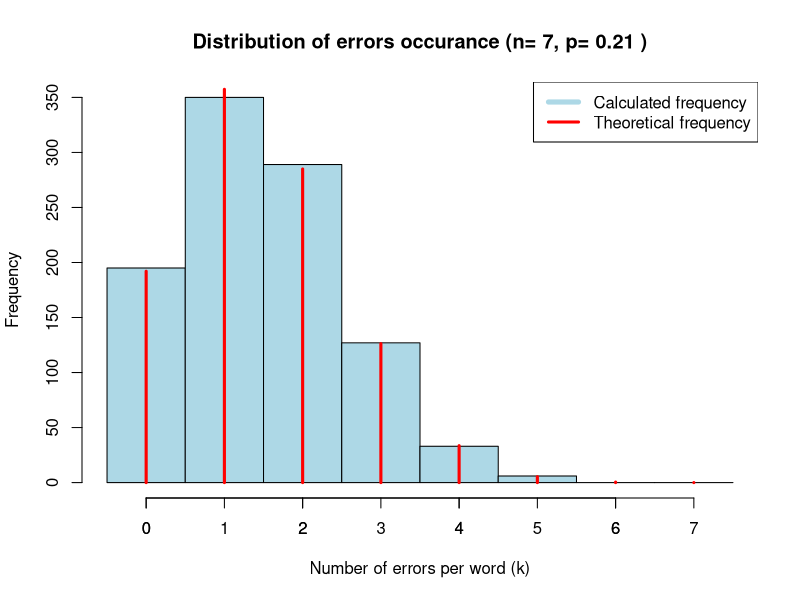
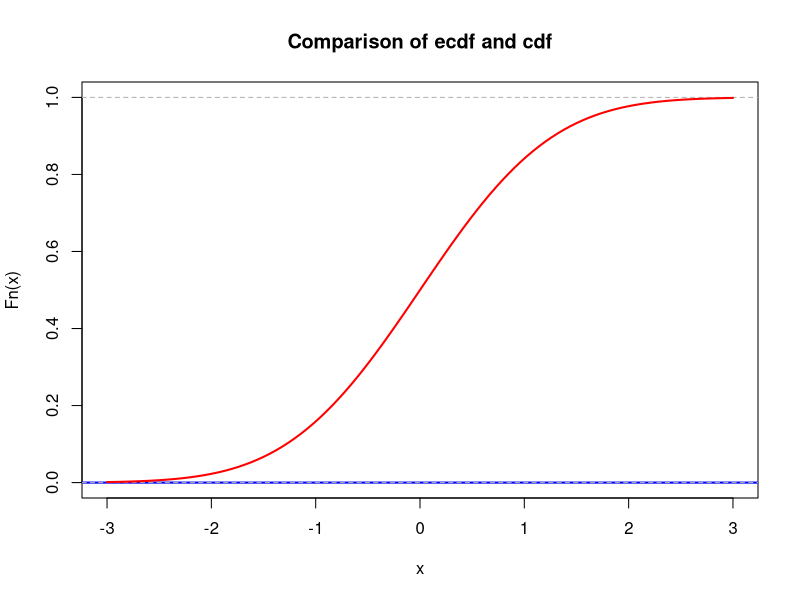
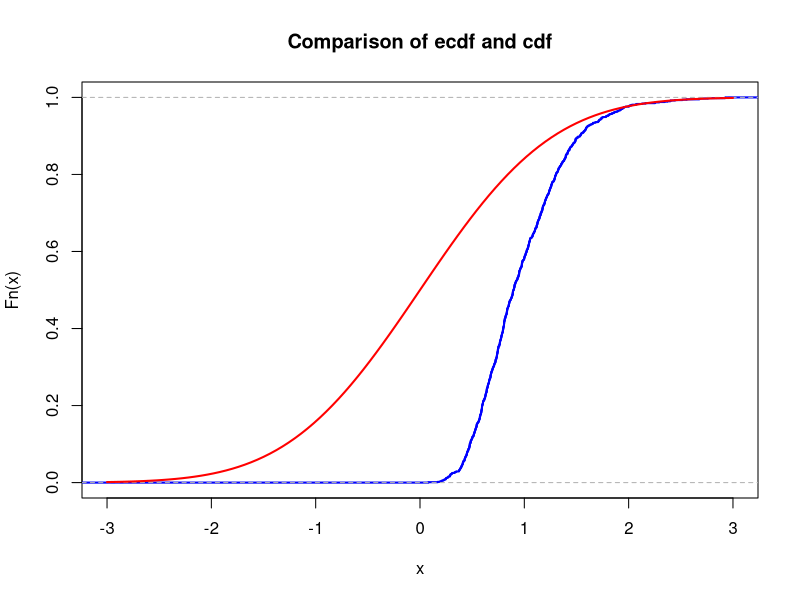

R code for these plots, in order:
## ---- chunk 1
id <- 21
set.seed(id)
p <- id/100
# matrices G and H
G <- matrix(c(1, 1, 1, 0, 0, 0, 0,
		          1, 0, 0, 1, 1, 0, 0,
		          0, 1, 0, 1, 0, 1, 0,
		          1, 1, 0, 1, 0, 0, 1), nrow = 4, byrow = TRUE)
H <- t(matrix(c(1, 0, 1, 0, 1, 0, 1,
		            0, 1, 1, 0, 0, 1, 1,
		            0, 0, 0, 1, 1, 1, 1), nrow = 3, byrow = TRUE))
cat("The matrix G is: \n") 
G  
cat("The matrix H is: \n") 
H
cat("The product GH must be zero: \n")
(G%*%H) %%2
## ---- chunk 2
# generate N messages

message_generator <- function(n) {
  matrix(sample(c(0,1), 4*n, replace = TRUE), nrow = n)
}
N <- 1000
messages <- message_generator(N)
codewords <- (messages %*% G) %% 2
print("Codewords")
codewords[1:10,]
## ---- chunk 3
#### Generate random errors; do not forget that they occur with probability $p$! Next, generate the received messages

# Each massage has 7 bits
total_bits <- N * 7

# Generate random errors matrix
# 1 - there is an error at this bit, 0 - no error
errors <- matrix(
  rbinom(total_bits, size = 1, prob = p), 
  nrow = N, 
  ncol = 7
)
print("Errors")
errors[1:10,]

# Generate the received messages
received <- (codewords + errors) %% 2
print("Received")
received[1:10,]
## ---- chunk 4
# Correction and decoding

corrected_codewords <- received

decode <- function(N) {
  # vector of successes, 1 - success, 0 - fail
  is_success <- rep(0, N)
  for (i in 1:N) {
    r_i <- received[i, ]
    # Calculate  z = r_i %*% H (mod 2)
    z_i <- (r_i %*% H) %% 2
    error_pos <- 0

    # Find Error Position (if there is 1 error - we can find it`s place)
    if (any(z_i != 0)) {
      for (j in 1:7) {
        if (all(z_i == t(H)[, j])) { 
          error_pos <- j
          break
        }
      }

      # Correction
      if (error_pos > 0) {
        corrected_codewords[i, error_pos] <- (corrected_codewords[i, error_pos]+1) %% 2
      }
    } 

    # Extract information bits from the corrected codeword
    r_star <- corrected_codewords[i, ]
    # Decoded message m* = (r3 r5 r6 r7)
    m_star <- r_star[c(3, 5, 6, 7)]

    if (all(m_star == messages[i, ])) {
      is_success[i] <- 1
    }
  }
  return(sum(is_success))
}

successes <- decode(N)
failures <- N - successes
p_hat <- successes / N
p_star_theoretical <- (1 - p)^7 + choose(7, 1) * p * (1 - p)^(6)

successes
p_hat
p_star_theoretical
## ---- chunk 5
CONFIDENCE_LEVEL <- 0.95
MAX_ERROR_E <- 0.03

cat("Results (N=", N, ")\n", sep="")
cat("Theoretical probability (p*):", format(p_star_theoretical, digits = 5), "\n")
cat("Calculated probability :", format(p_hat, digits = 5), "\n")
cat("Difference |p̂ - p*|:", format(abs(p_hat - p_star_theoretical), digits = 5), "\n")


# We calculate ε using formula:
# epsilon = Z_alpha/2 * SE
# this formula uses CLT. Alpha = 1-0.95 = 0.05, alpha/2 = 0.025

# Find Z score of alpha/2 and standart error
Z_score <- qnorm(1 - (1 - CONFIDENCE_LEVEL) / 2) #qnorm(0.975) = 1.96

SE <- sqrt(p_hat * (1 - p_hat) / N)

# Half length of the confidence interval
epsilon <- Z_score * SE

cat("Half-lenght of ε:", format(epsilon, digits = 5), "\n")
cat("Confidence interval (p̂ ± ε): [", format(p_hat - epsilon, digits = 5), 
    ", ", format(p_hat + epsilon, digits = 5), "]\n", sep="")


# Find N for which epsilon <= 0.03 from:
# epsilon = Z*SE = Z* sqrt(p*(1-p*)/N) and from here:
# N = (Z^2 * p*(1-p*)) / epsilon^2

worst_case_p_star_product <- 0.25 # p*(1-p*) max if p*=0.5

N_required <- (Z_score^2 * worst_case_p_star_product) / (MAX_ERROR_E^2)
N_min <- ceiling(N_required)

cat("Minimum N calculation for epsilon <= ", MAX_ERROR_E, " = ", N_min, "\n")
## ---- chunk 6
# Calculated distribution of errors
breaks_vec <- seq(-0.5, 7.5, by = 1)
total_errors_per_codeword <- rowSums(errors) # vector with length N of errorrs number in each message
hist(total_errors_per_codeword,
     breaks = breaks_vec,
     main = paste("Distribution of errors occurance (n= 7, p=", p, ")"),
     xlab = "Number of errors per word (k)",
     ylab = "Frequency",
     col = "lightblue",
)
# Theoretical distribution of errors
axis(side = 1, at = 0:7)
k_values <- 0:7
theoretical_probabilities <- dbinom(k_values, 7, p)
theoretical_frequencies <- theoretical_probabilities * N

lines(k_values, theoretical_frequencies, type = "h", lwd = 3, col = "red")
legend("topright", 
       legend = c("Calculated frequency", "Theoretical frequency"),
       col = c("lightblue", "red"), lwd = c(5, 3))

cat("Probability of k number of errors in a massage (k=0,1,2,...,7) has a binomial distribution. It is because we have n = 7 independent trials (number of bits in a message) with the same probability p = 0.21, and the result of a trial can only be either success or failure.")

## ---- chunk 7
lambda <- 1  # change this!
N <- 100     # change this!
mu <- N * lambda
K <- 1e3
n <- 5
sample_means <- colMeans(matrix(rpois(n*K, lambda = mu), nrow=n))
## ---- chunk 8
mu <- 0       # change this!
sigma <- 1    # change this!
## ---- chunk 9
xlims <- c(mu-3*sigma,mu+3*sigma)
Fs <- ecdf(sample_means)
plot(Fs, 
     xlim = xlims, 
     ylim = c(0,1),
     col = "blue",
     lwd = 2,
     main = "Comparison of ecdf and cdf")
curve(pnorm(x, mean = mu, sd = sigma), col = "red", lwd = 2, add = TRUE)
## ---- chunk 10
nu1 <- 1  # change this!
K <- 1e3
n <- 5
sample_means <- colMeans(matrix(rexp(n*K, rate = nu1), nrow=n))
## ---- chunk 11
mu <- 0       # change this!
sigma <- 1    # change this!
## ---- chunk 12
xlims <- c(mu-3*sigma,mu+3*sigma)
Fs <- ecdf(sample_means)
plot(Fs, 
     xlim = xlims, 
     col = "blue",
     lwd = 2,
     main = "Comparison of ecdf and cdf")
curve(pnorm(x, mean = mu, sd = sigma), col = "red", lwd = 2, add = TRUE)
## ---- chunk 13
        mu <- 0 #change this!
        sigma <- 1 #change this
        N <- 100

        # YOUR CODE HERE
## ---- chunk 14
        # YOUR CODE HERE
## ---- chunk 15
        # YOUR CODE HERE
## ---- chunk 16
        # YOUR CODE HERE
